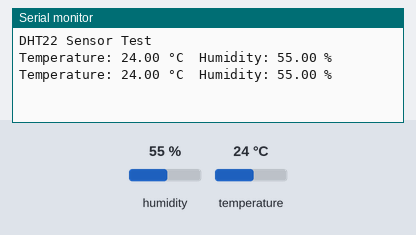
Recording of a sketch running on a simulated Arduino Uno, built with avr-gcc and run on an emulated ATmega328P. Parts: the last lines printed to the serial monitor. The inputs (shaded band) are chosen by the test bench; at power-on: humidity 55 %, temperature 24 °C.

Above: at 2.8 s.
2.9 s: humidity set to 22 %
At 4.7 s:
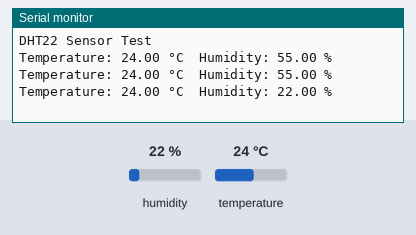
5.6 s: temperature set to 12 °C
At 6.4 s:
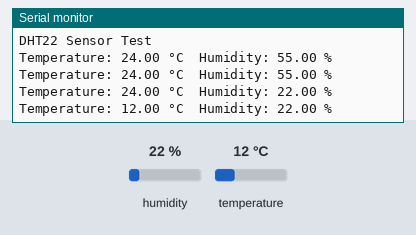
8.3 s: humidity set to 40 %
At 11.2 s:
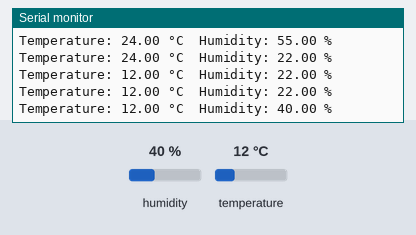
Timing chart, 0 to 12.7 s (numbered marks = the images above; inputs shaded):
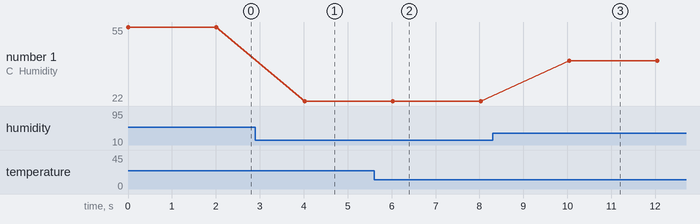

Measured:
- after the input at 2.9 s, the serial monitor: prints a new line after 1.1 s (image 1)
- after the input at 5.6 s, the serial monitor: prints a new line after 0.43 s (image 2)
- after the input at 8.3 s, the serial monitor: prints a new line after 1.7 s (image 3)
- plotted number 1: 22 → 40 after the input at 8.3 s

The sketch:

dht22.ino
```cpp
#include <DHT.h>

#define DHTPIN 4        // GPIO connected to DHT22 DATA pin
#define DHTTYPE DHT22   // DHT22 (AM2302)

DHT dht(DHTPIN, DHTTYPE);

void setup() {
  Serial.begin(115200);
  Serial.println("DHT22 Sensor Test");

  dht.begin();
}

void loop() {
  float humidity = dht.readHumidity();
  float temperature = dht.readTemperature();      // Celsius
  float temperatureF = dht.readTemperature(true); // Fahrenheit

  // Check if reading failed
  if (isnan(humidity) || isnan(temperature) || isnan(temperatureF)) {
    Serial.println("Failed to read from DHT22 sensor!");
    delay(2000);
    return;
  }

  Serial.print("Temperature: ");
  Serial.print(temperature);
  Serial.print(" °C\t");

  Serial.print("Humidity: ");
  Serial.print(humidity);
  Serial.println(" %");

  delay(2000); // Read every 2 seconds
}
```
